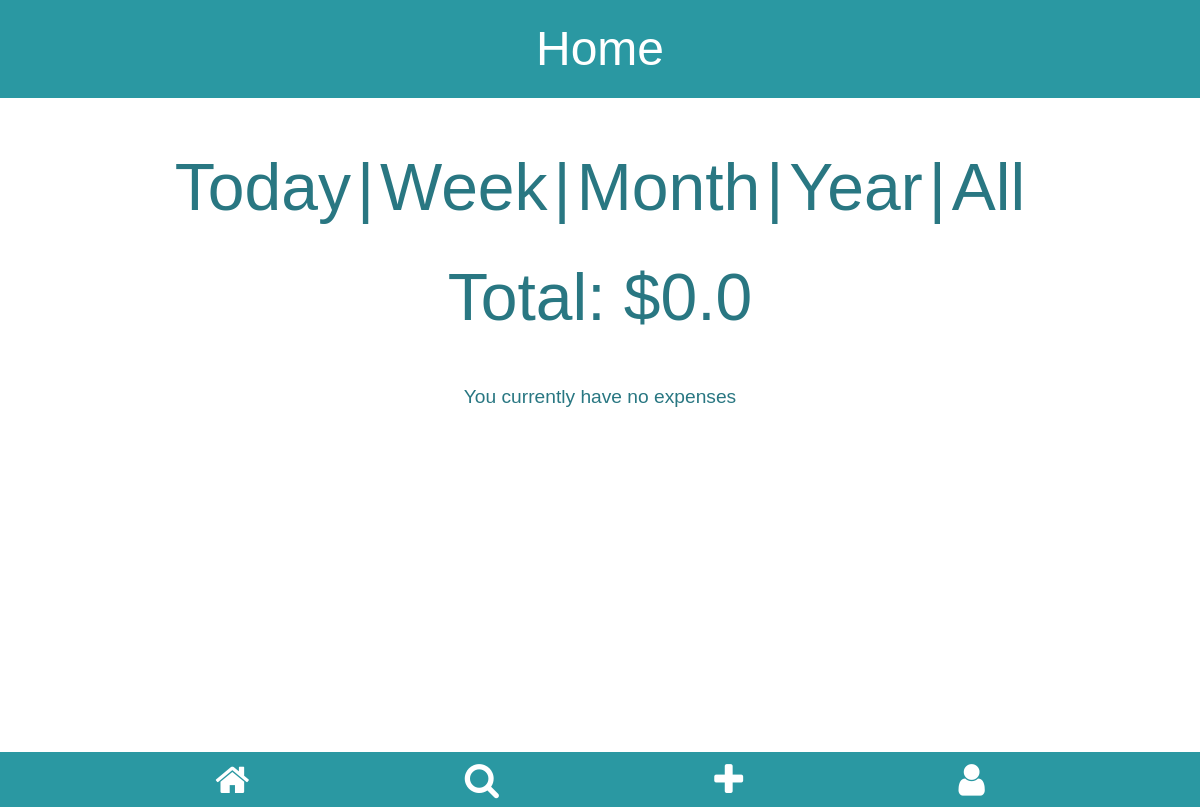
/home/week (signed in), run on an earlier commit of the app's database.
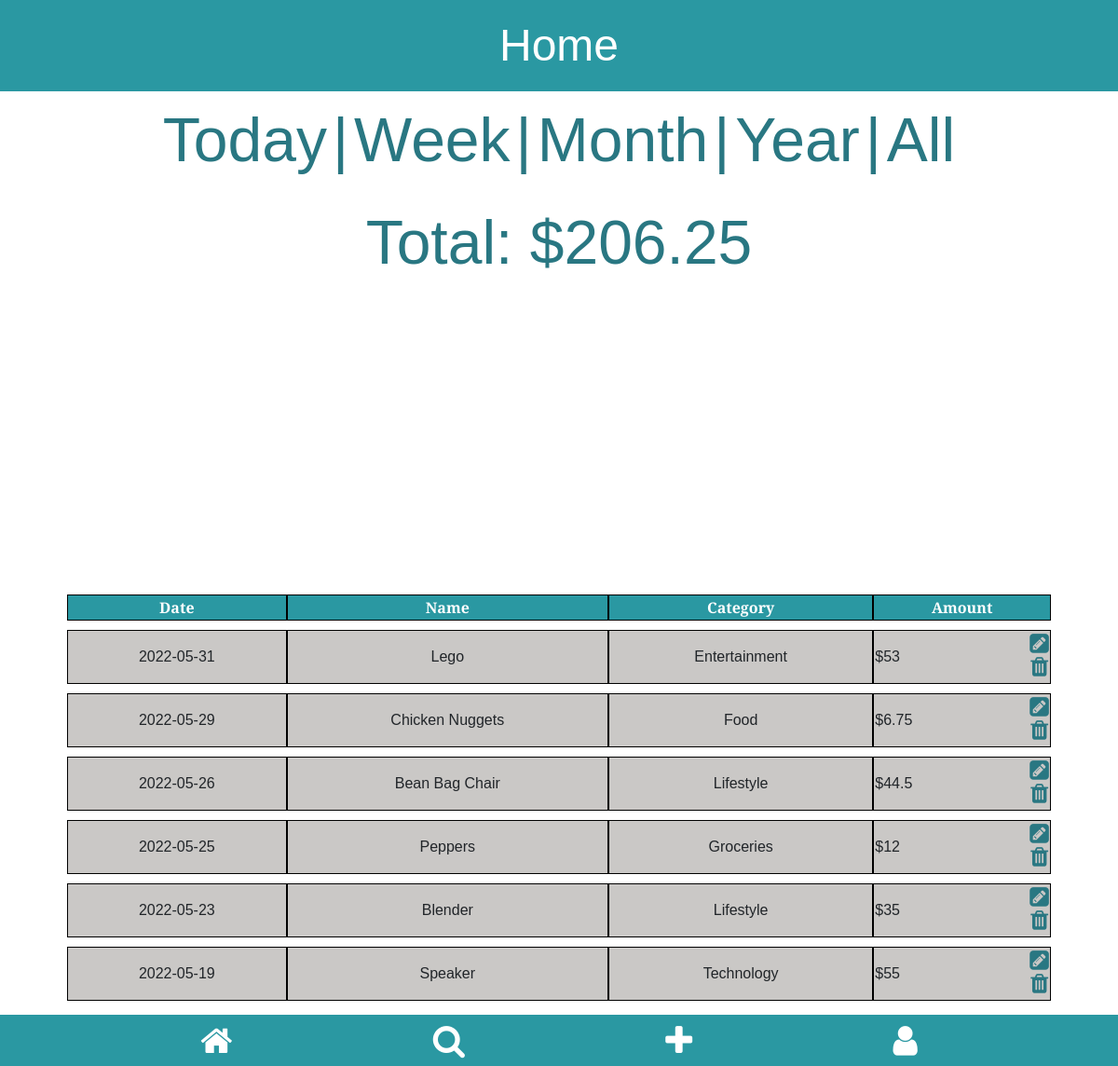
And on a later commit of the database.
### tables this page shows
CREATE TABLE expenses (
                                    id integer PRIMARY KEY,
                                    user_id integer NOT NULL,
                                    name text NOT NULL,
                                    date numeric NOT NULL,
                                    category text NOT NULL,
                                    amount numberic NOT NULL,
                                    FOREIGN KEY (user_id) REFERENCES users (id)
                                );

### app.py (the view, shortened to what this page needs)
@app.route("/home/week", methods=["GET", "POST"])
def homepage_week():
    if "uid" not in session:
        flash("You must be logged in to view this page",  category="alert-warning")
        return redirect(url_for("login"))
    try:
        conn = create_connection("database.db")
        tuple_expenses = get_expense_week(conn, session["uid"])
        pie_data = get_pie_data(conn, session["uid"], "week")
        total_expense = tuple_expenses[0]
    finally:
        conn.close()
    user_expenses = sorted([data_to_dict(each_expense) for each_expense in tuple_expenses[1]],
                           key=lambda d: d["date"], reverse=True)
    return (
        render_template(
            "home_week.html",
            user_expenses=user_expenses,
            total_expense=str(total_expense),
            data=pie_data,
        ),
        200,
    )

### modules/app_helper_module.py (called while the page is built)
def data_to_dict(data_tup: tuple) -> dict:
    return {
        "name": data_tup[2],
        "date": data_tup[3],
        "category": data_tup[4],
        "amount": data_tup[5],
        "eid": data_tup[0],
    }

### modules/expense_module.py (called while the page is built)
def get_total_expenses_by_category_week(conn, uid: int, category: str) -> int:
    cur = conn.cursor()
    cur.execute(
        "SELECT amount FROM expenses WHERE user_id=? AND category=? AND date BETWEEN DATE('now', '-7 day') AND DATE('now')",
        (
            uid,
            category,
        ),
    )
    total = 0
    for row in cur.fetchall():
        total += row[0]
    return total

def get_user_categories(conn, uid: int) -> list:
    cur = conn.cursor()
    cur.execute("SELECT category FROM expenses WHERE user_id=?", (uid,))
    cat = set(cur)
    categories = []
    if cat:
        for c in cat:
            categories.append(c[0])
    return sorted(categories)

### sql_db.py (called while the page is built)
def create_connection(db_file):
    conn = None
    try:
        conn = sqlite3.connect(db_file)
        return conn
    except Error as e:
        print(e)
    return conn

### templates/home_week.html
{% extends 'home.html' %}

### templates/home.html (shortened to what this page needs)
{% extends 'app.html' %}
{% block css_linking %}
<link href="/static/home.css" rel="stylesheet"> {% endblock %}
{% block heading1 %} Home {% endblock %}
{% block main_content %}
<section class="filter-tabs" style="font-size: 5.5vw;">
    <form action="/home/today" method="post">
        <button type="submit" class="filter-btn">Today</button>|
    </form>
    <form action="/home/week" method="post">
        <button type="submit" class="filter-btn">Week</button>|
    </form>
    <form action="/home/month" method="post">
        <button type="submit" class="filter-btn">Month</button>|
    </form>
    <form action="/home/year" method="post">
        <button type="submit" class="filter-btn">Year</button>|
    </form>
    <form action="/home" method="post">
        <button type="submit" class="filter-btn">All</button>
    </form>
</section>
<section class="total-expense" style="font-size: 5.5vw;">
    <p>Total: ${{ total_expense }}</p>
</section>
<section class="no-expenses">
    {% if user_expenses|length < 1 %} <p>You currently have no expenses</p>
        {% endif %}
</section>
<section class="pie-chart-display">
    <div style="width: 100%; overflow: hidden;">
        <div id="piechart_3d" style="width: 100vw; height: 17rem; overflow: hidden;"></div>
    </div>
</section>
<section class="expense-cards">
    <table class="sortable" style="width: 88vw">
        {% if user_expenses|length > 0 %}
        <thead>
            <tr>
                <th>Date</th>
                <th>Name</th>
                <th>Category</th>
                <th>Amount</th>
            </tr>
        </thead>
        {% endif %}
        <tbody>
            {% for user_expense in user_expenses %}
            <tr>
                <td>
                    {{ user_expense.date }}
                </td>
                <td>
                    {{ user_expense.name }}
                </td>
                <td>
                    {{ user_expense.category }}
                </td>
                <td class="expense-amount">
                    ${{ user_expense.amount }}
                    <div class="home-icons">
                        <span id="{{ user_expense.eid }}">
                            <a href="{{ url_for('get_expense', eid=user_expense.eid) }}">
                                <i class="fa fa-pencil-square" aria-hidden="true"></i>
                            </a>
                        </span>
                        <form action="/home" method="POST">
                            <button type="submit" class="btn"><i class="fa fa-trash" aria-hidden="true"></i></button>
                        </form>
                    </div>
                </td>
            </tr>
            {% endfor %}
        </tbody>
    </table>
</section>
{% endblock %}

What changed in the data, as far as the page shows it:
added expenses: date "2022-05-31", name "Lego", category "Entertainment", amount "53"
added expenses: date "2022-05-29", name "Chicken Nuggets", category "Food", amount "6.75"
added expenses: date "2022-05-26", name "Bean Bag Chair", category "Lifestyle", amount "44.5"
added expenses: date "2022-05-25", name "Peppers", category "Groceries", amount "12"
added expenses: date "2022-05-23", name "Blender", category "Lifestyle", amount "35"
added expenses: date "2022-05-19", name "Speaker", category "Technology", amount "55"
Also different on the page:
{{ total_expense }}: "0.0" → "206.25"
text no longer shown: "You currently have no expenses"
text now shown: "Date Name Category Amount"
